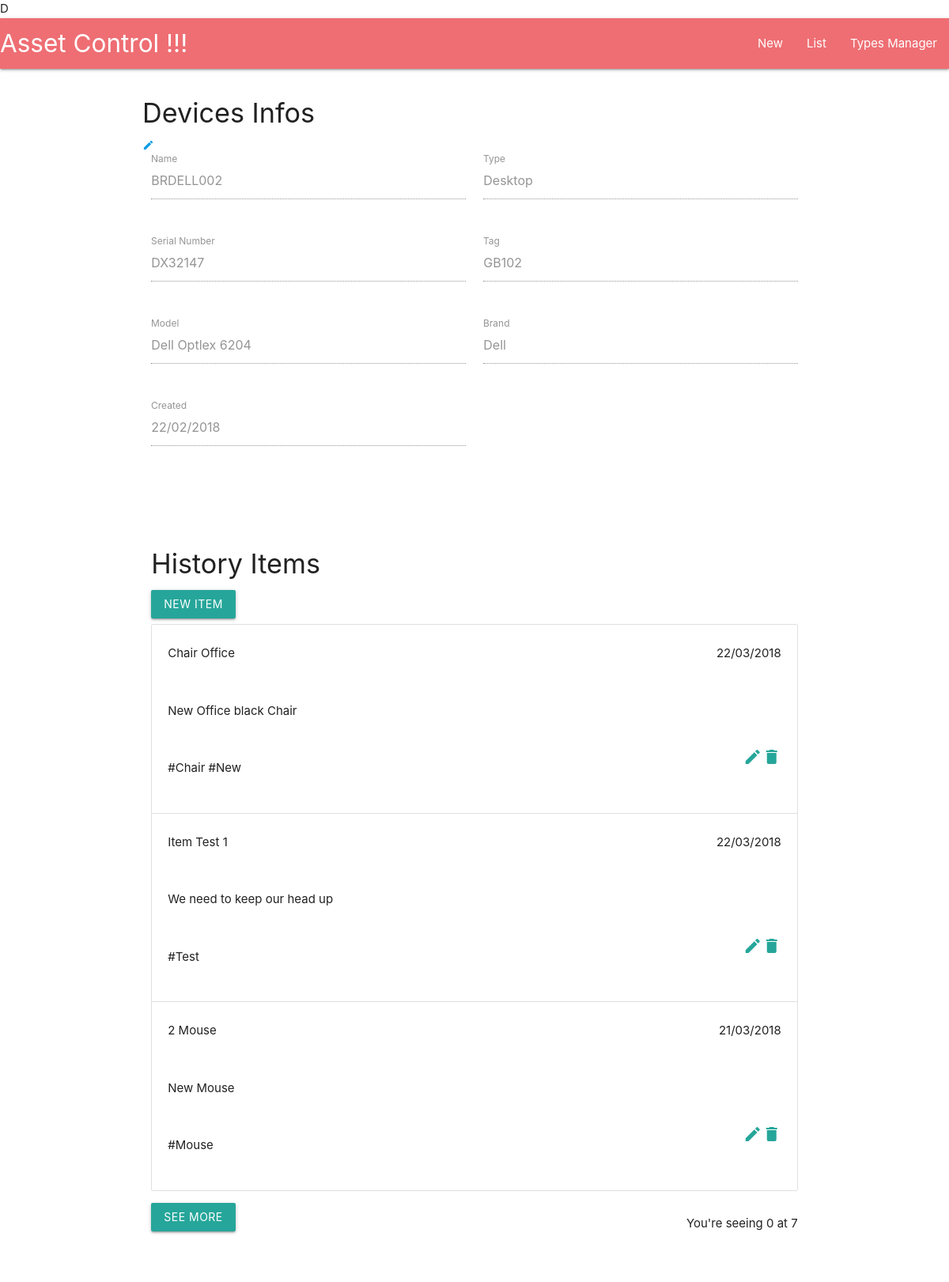
Page /devices/details/2/ on the earlier database version.
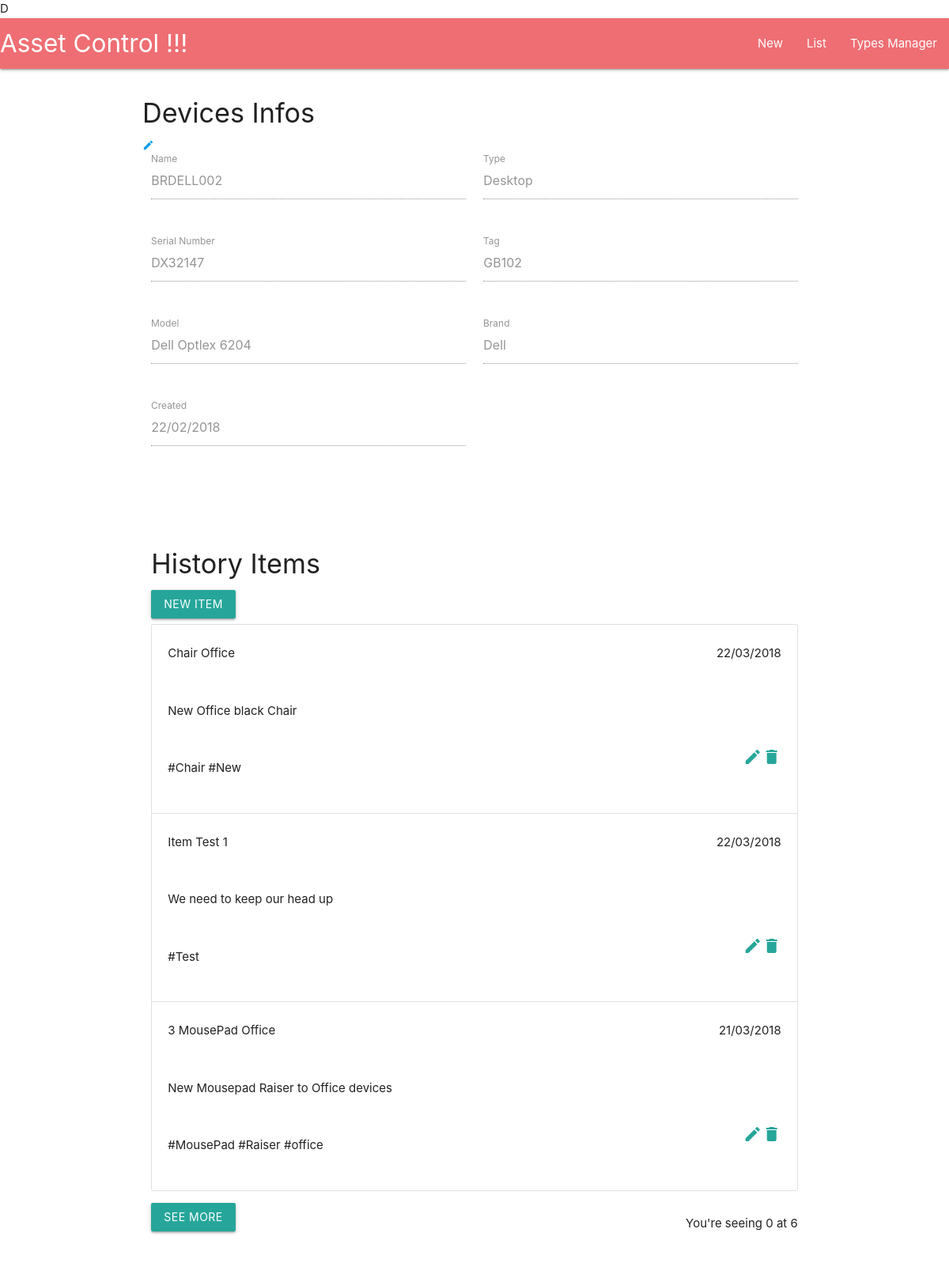
Same page on the later database version.
### devices/models.py (models this page shows, shortened)
class HistoryItem(models.Model):
    device = models.ForeignKey(Device, on_delete=models.CASCADE, related_name='history_items')
    date = models.DateField(auto_created=True, auto_now_add=True)
    title = models.CharField(max_length=140, null=False)
    description = models.TextField(blank=False)
    keywords = models.CharField(max_length=150, null=False, blank=True)

class Device(models.Model):
    serial_number = models.CharField(max_length=40, null=False, blank=False)
    tag = models.CharField(max_length=20, null=False, blank=True)
    model = models.CharField(max_length=30, null=False, blank=False)
    brand = models.CharField(max_length=30, null=False, blank=False)
    name = models.CharField(max_length=40, null=False, blank=False)
    type = models.ForeignKey(Type, related_name='devices', null=False)
    created = models.DateField(auto_created=True, auto_now_add=True)

class Type(models.Model):
    name = models.CharField(max_length=40, null=False, blank=False)

### devices/views.py (the view)
# urls.py: url(r'^devices/details/(?P<pk>[0-9]+)/$', views.DeviceDetailView.as_view(), name='details'),
class DeviceDetailView(DetailView):
    model = Device
    template_name = 'devices/detail.html'
    context_object_name = 'device'
    def get_context_data(self, **kwargs):
        context = super(DeviceDetailView, self).get_context_data(**kwargs)
        max_items = self.request.GET.get("maxitems", None)
        if max_items is None:
            max_items = 3
        context['items_filtered'] = HistoryItem.objects.filter(device=self.object).order_by('-date')[:max_items]
        return context

### devices/templates/devices/detail.html (shortened to what the changed rows need)
D{% extends 'app/base.html' %}
{% load staticfiles %}
{% block content %}
<section class="section">
    <div class="row">
        <form class="col s12">
            <div class="row">
                <div class="input-field col s6">
                    <input type="text" value="{{device.name}}" id="name" disabled>
                    <label for="name">Name</label>
                </div>
                <div class="input-field col s6">
                    <input type="text" value="{{device.type.name}}" id="type" disabled>
                    <label for="type">Type</label>
                </div>
            </div>
            <div class="row">
                <div class="input-field col s6">
                    <input type="text" value="{{device.serial_number}}" id="serial" disabled>
                    <label for="serial">Serial Number</label>
                </div>
                <div class="input-field col s6">
                    <input type="text" value="{{device.tag}}" id="tag" disabled>
                    <label for="tag">Tag</label>
                </div>
            </div>
            <div class="row">
                <div class="input-field col s6">
                    <input type="text" value="{{device.model}}" id="model" disabled>
                    <label for="model">Model</label>
                </div>
                <div class="input-field col s6">
                    <input type="text" value="{{device.brand}}" id="brand" disabled>
                    <label for="brand">Brand</label>
                </div>
            </div>
            <div class="row">
                <div class="input-field col s6">
                    <input type="text" value="{{device.created|date:'d/m/Y'}}" id="created" disabled>
                    <label for="created">Created</label>
                </div>
            </div>
        </form>
    </div>
</section>
<section class="section">
        <div class="row">
        <div class="col s12">
            <ul class="collection" id="history-items">
                {% for item in items_filtered|dictsortreversed:"date" %}
                    <li class="collection-item">
                        <div class="row">
                                <div class="col s10">
                                        <p class="title">{{item.title}}</p>
                                </div>
                                <div class="col s2">
                                        <p class="right-align">{{item.date|date:'d/m/Y'}}</p>
                                </div>
                        </div>
                        <div class="row">
                            <div class="col s12">
                                <p class="description">{{item.description}}</p>
                            </div>
                        </div>
                        <div class="row">
                            <div class="col s10">
                                <p class="keywords">{{item.keywords}}</p>
                            </div>
                            <div class="col s2">
                                <a href="{{ item.pk }}" class="btn-delete secondary-content"><i class="material-icons">delete</i></a>
                                <a href="{% url 'devices:item-details' item.pk %}" class="btn-edit secondary-content"><i class="material-icons">mode_edit</i></a>
                            </div
                        </div>
                    </li>
                {% endfor %}
            </ul>
            <div class="row">
                <div class="col s6">
                    <p class="right-align items-size-label">
                        You're seeing <span id="current-items-size">0</span> at <span id="total-items">{{ device.history_items.count }}</span>
                    </p>
                </div>
            </div>
        </div>
    </div>
</section>
{% endblock %}
{% block extras %}
    {% load staticfiles %}
{% endblock %}

Differences in the rows shown:
removed HistoryItem: title "2 Mouse", date "21/03/2018", description "New Mouse", keywords "#Mouse"
computed for Device "BRDELL002": history_items.count "7" → "6"
now on this page (row unchanged): HistoryItem: title "3 MousePad Office", date "21/03/2018", description "New Mousepad Raiser to Office devices", keywords "#MousePad #Raiser #office"
